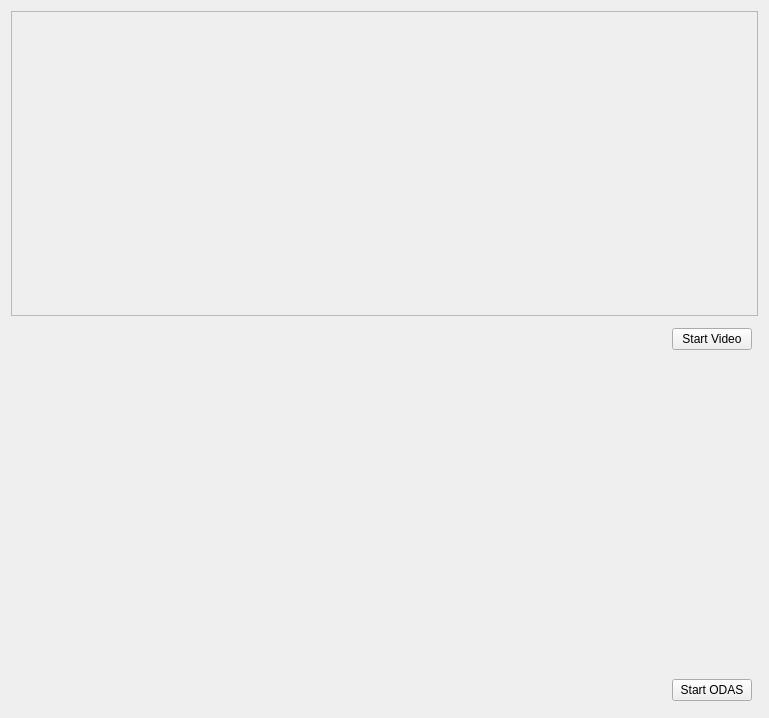
<?xml version="1.0" encoding="UTF-8"?>
<ui version="4.0">
 <class>Conference</class>
 <widget class="QWidget" name="Conference">
  <property name="geometry">
   <rect>
    <x>0</x>
    <y>0</y>
    <width>769</width>
    <height>718</height>
   </rect>
  </property>
  <property name="mouseTracking">
   <bool>false</bool>
  </property>
  <layout class="QGridLayout" name="gridLayout">
   <item row="0" column="0">
    <layout class="QVBoxLayout" name="verticalLayout">
     <item>
      <widget class="QFrame" name="virtualCameraFrame">
       <property name="sizePolicy">
        <sizepolicy hsizetype="Preferred" vsizetype="Preferred">
         <horstretch>0</horstretch>
         <verstretch>0</verstretch>
        </sizepolicy>
       </property>
       <property name="minimumSize">
        <size>
         <width>0</width>
         <height>300</height>
        </size>
       </property>
       <property name="frameShape">
        <enum>QFrame::StyledPanel</enum>
       </property>
       <property name="frameShadow">
        <enum>QFrame::Raised</enum>
       </property>
      </widget>
     </item>
     <item>
      <layout class="QHBoxLayout" name="horizontalLayout_6">
       <property name="leftMargin">
        <number>6</number>
       </property>
       <property name="topMargin">
        <number>6</number>
       </property>
       <property name="rightMargin">
        <number>6</number>
       </property>
       <property name="bottomMargin">
        <number>6</number>
       </property>
       <item>
        <spacer name="horizontalSpacer_3">
         <property name="orientation">
          <enum>Qt::Horizontal</enum>
         </property>
         <property name="sizeHint" stdset="0">
          <size>
           <width>40</width>
           <height>20</height>
          </size>
         </property>
        </spacer>
       </item>
       <item>
        <spacer name="horizontalSpacer_4">
         <property name="orientation">
          <enum>Qt::Horizontal</enum>
         </property>
         <property name="sizeHint" stdset="0">
          <size>
           <width>40</width>
           <height>20</height>
          </size>
         </property>
        </spacer>
       </item>
       <item>
        <widget class="QPushButton" name="btnStartStopVideo">
         <property name="text">
          <string>Start Video</string>
         </property>
        </widget>
       </item>
      </layout>
     </item>
     <item>
      <widget class="QFrame" name="soundPositionsFrame">
       <property name="minimumSize">
        <size>
         <width>0</width>
         <height>300</height>
        </size>
       </property>
       <property name="maximumSize">
        <size>
         <width>16777215</width>
         <height>400</height>
        </size>
       </property>
       <property name="frameShape">
        <enum>QFrame::NoFrame</enum>
       </property>
       <property name="frameShadow">
        <enum>QFrame::Raised</enum>
       </property>
       <layout class="QHBoxLayout" name="horizontalLayout_2">
        <property name="spacing">
         <number>0</number>
        </property>
        <property name="leftMargin">
         <number>0</number>
        </property>
        <property name="topMargin">
         <number>0</number>
        </property>
        <property name="rightMargin">
         <number>0</number>
        </property>
        <property name="bottomMargin">
         <number>0</number>
        </property>
        <item>
         <layout class="QVBoxLayout" name="soundPositionsLayout">
          <property name="spacing">
           <number>6</number>
          </property>
          <property name="leftMargin">
           <number>6</number>
          </property>
          <property name="topMargin">
           <number>6</number>
          </property>
          <property name="rightMargin">
           <number>6</number>
          </property>
          <property name="bottomMargin">
           <number>6</number>
          </property>
         </layout>
        </item>
       </layout>
      </widget>
     </item>
     <item>
      <layout class="QHBoxLayout" name="horizontalLayout">
       <property name="leftMargin">
        <number>6</number>
       </property>
       <property name="topMargin">
        <number>6</number>
       </property>
       <property name="rightMargin">
        <number>6</number>
       </property>
       <property name="bottomMargin">
        <number>6</number>
       </property>
       <item>
        <spacer name="horizontalSpacer">
         <property name="orientation">
          <enum>Qt::Horizontal</enum>
         </property>
         <property name="sizeHint" stdset="0">
          <size>
           <width>40</width>
           <height>20</height>
          </size>
         </property>
        </spacer>
       </item>
       <item>
        <spacer name="horizontalSpacer_2">
         <property name="orientation">
          <enum>Qt::Horizontal</enum>
         </property>
         <property name="sizeHint" stdset="0">
          <size>
           <width>40</width>
           <height>20</height>
          </size>
         </property>
        </spacer>
       </item>
       <item>
        <widget class="QPushButton" name="btnStartStopOdas">
         <property name="toolTip">
          <string/>
         </property>
         <property name="text">
          <string>Start ODAS</string>
         </property>
        </widget>
       </item>
      </layout>
     </item>
    </layout>
   </item>
  </layout>
 </widget>
 <resources/>
 <connections/>
</ui>
